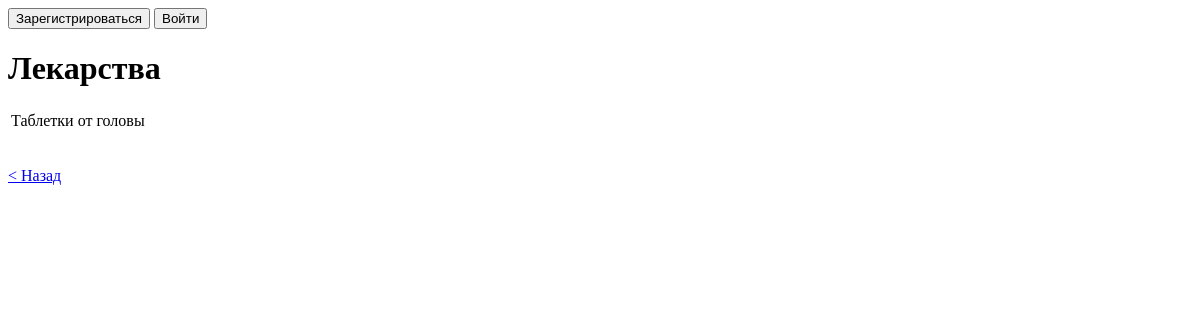
The page /cures/ on the database as committed earlier.
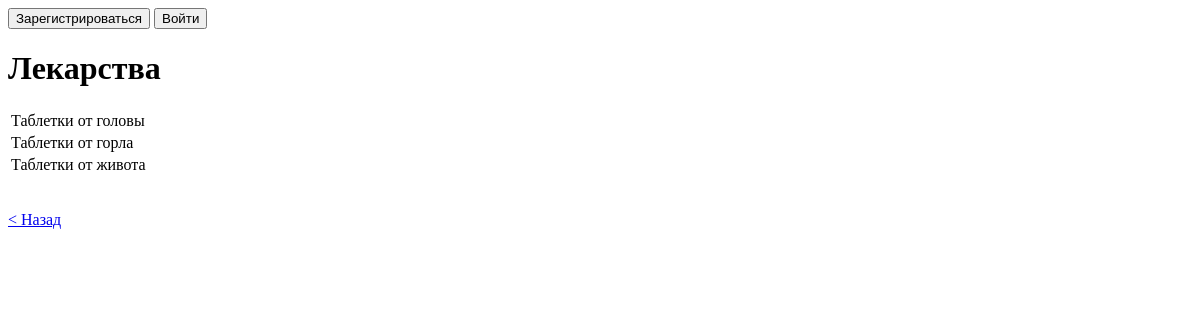
The same page on the database as committed later.
### mainapp/models.py (models this page shows, shortened)
class Cure(models.Model):
    name = models.CharField(max_length=50)
    pharmacies = models.ManyToManyField('Pharmacy', through='Place')

### mainapp/views.py (the view)
# urls.py: path("cures/", views.cures,name='cures'),
def cures(request):
    template = loader.get_template('cures.html')
    context = {
        'cures' : Cure.objects.all(),
        'title': 'Список лекарств',
        'power_user': request.user.groups.filter(name='admin').exists()
    }
    return HttpResponse(template.render(context, request))

### mainapp/templates/cures.html (shortened to what this page needs)
{% extends 'base.html' %}
{% block page_title %}
    <h1> Лекарства </h1>
{% endblock %}
{% block page_content %}
    <table>
        {% for c in cures %}
            <tr>
                <td>{{c.name}}</td>
            </tr>
        {% endfor %}
    </table>
    <br>
<p><a href="{% url 'index' %}"> < Назад </a> </p>
{% endblock %}

Rows that differ between the two databases and show on the page:
added Cure: name "Таблетки от горла"
added Cure: name "Таблетки от живота"
